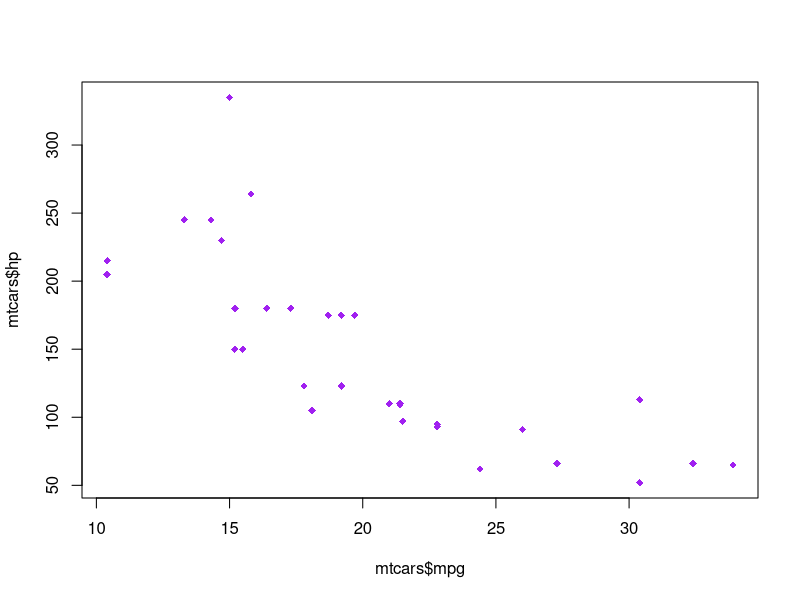
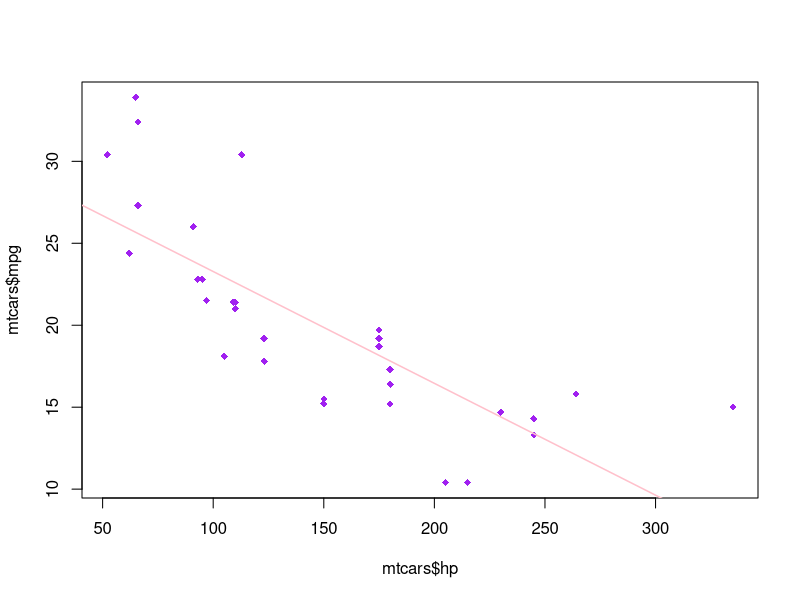
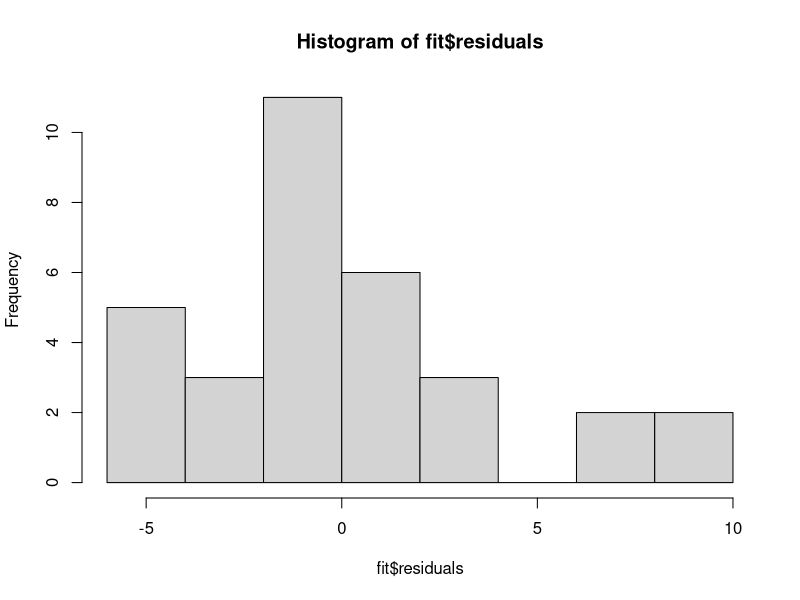
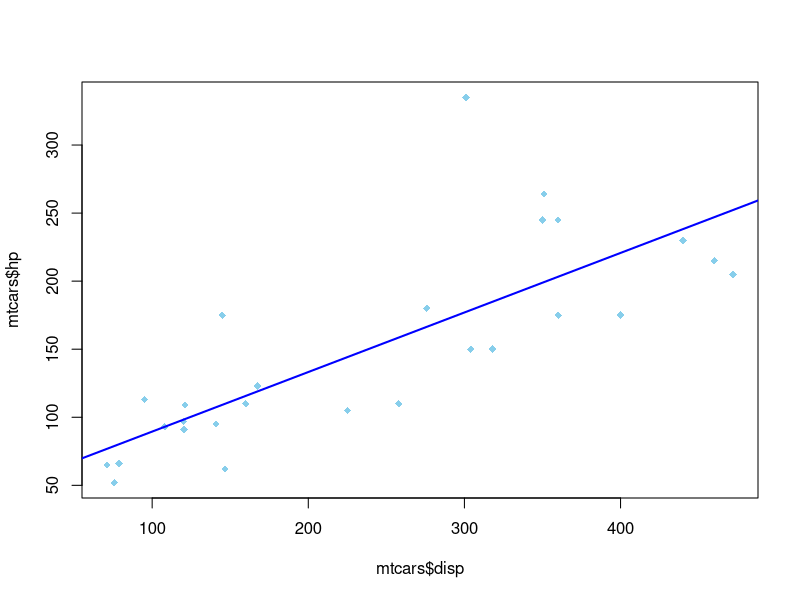

The R script that drew these images, in order:
#5th November#
#Regression#

data(mtcars)
View(mtcars)

plot(mtcars$mpg, mtcars$hp, pch=18, col="purple")
plot(mtcars$mpg ~ mtcars$hp, pch=18, col="purple")
cor(mtcars$hp, mtcars$mpg)
fit <- lm(mtcars$mpg ~ mtcars$hp)
abline(fit, col="pink", lwd=1.5)

print(fit)

# equation of Regression Line #
# mpg = (-0.06823)*hp + 30.09886 #

y2 <- (-0.06823)*mtcars$hp[3] + 30.09886; y2 #estimated value#
mtcars$mpg[3] #observed value#

hist(fit$residuals)

cor(mtcars$disp, mtcars$hp)
plot(mtcars$disp, mtcars$hp, col="skyblue", pch=18)
fit2 <- lm(mtcars$hp~mtcars$disp)
abline(fit2, col="blue", lwd=2)

print(fit2)
mtcars$hp[5]
print(mtcars)
# equation : hp = 0.4376*disp + 45.7345 #

hp1 <- 0.4376*mtcars$disp[1] + 45.7345; hp1
mtcars$hp[1]
res3 <- mtcars$hp[1] - hp1; res3
